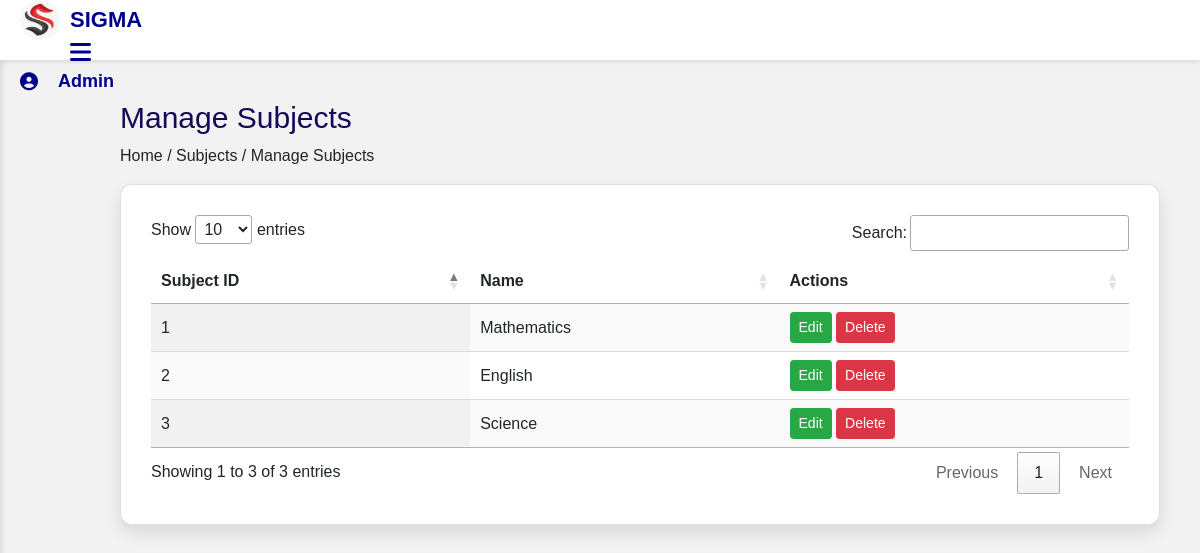
/managesubject.php, run on the app's committed database.
### tables this page shows
CREATE TABLE `subject` (
  `subject_id` int(10) UNSIGNED NOT NULL,
  `name` varchar(100) NOT NULL
);

### managesubject.php (the view, shortened to what this page needs)
<?php include "ad_home.php"; ?>
<!DOCTYPE html>
<html lang="en">
<head>
  <link rel="stylesheet" href="https://maxcdn.bootstrapcdn.com/bootstrap/4.0.0/css/bootstrap.min.css">
  <link rel="stylesheet" href="https://cdn.datatables.net/1.13.5/css/jquery.dataTables.min.css">
  <link rel="stylesheet" href="https://cdn.datatables.net/select/1.7.0/css/select.dataTables.min.css">
</head>
<body>
<div class="main-content" id="mainContent">
  <h2>Manage Subjects</h2>
  <p>Home / Subjects / Manage Subjects</p>
  <div class="card">
    <table id="subjectTable" class="display nowrap" style="width:100%">
      <thead>
        <tr>
          <th>Subject ID</th>
          <th>Name</th>
          <th>Actions</th>
        </tr>
      </thead>
      <tbody>
        <?php
        $conn = new mysqli("localhost", "root", "", "sigma_db");
        $result = $conn->query("SELECT * FROM subject");
        if ($result->num_rows > 0) {
          while ($row = $result->fetch_assoc()) {
          echo "<tr>
        <td>" . htmlspecialchars($row['subject_id']) . "</td>
        <td>" . htmlspecialchars($row['name']) . "</td>
        <td>
            <a href='edit_subject.php?subject_id=" . urlencode($row['subject_id']) . "' class='btn btn-sm btn-success'>Edit</a>
            <a href='delete_subject.php?subject_id=" . urlencode($row['subject_id']) . "' class='btn btn-sm btn-danger' onclick=\"return confirm('Are you sure you want to delete this subject?')\">Delete</a>
        </td>
      </tr>";
          }
        } else {
          echo "<tr><td colspan='3'>No subjects found.</td></tr>";
        }
        ?>
      </tbody>
    </table>
  </div>
</div>
</body>
</html>

### ad_home.php (style rules this page uses)
body { margin: 0; padding: 0; font-family: "Roboto", sans-serif; }

### managesubject.php (style rules this page uses)
body { font-family: Arial, sans-serif; background-color: #f2f2f2; padding: 20px; }
.card { background-color: #fff; margin: auto; padding: 30px; border-radius: 12px; box-shadow: 0 8px 16px rgba(0,0,0,0.1); }
.main-content { margin-left: 80px; margin-top: 60px; padding: 20px; transition: margin-left 0.3s ease; }
.main-content h2 { font-size: 30px; color: rgb(22, 8, 87); }

### data on the page
subject: subject_id "1", name "Mathematics"
subject: subject_id "2", name "English"
subject: subject_id "3", name "Science"
